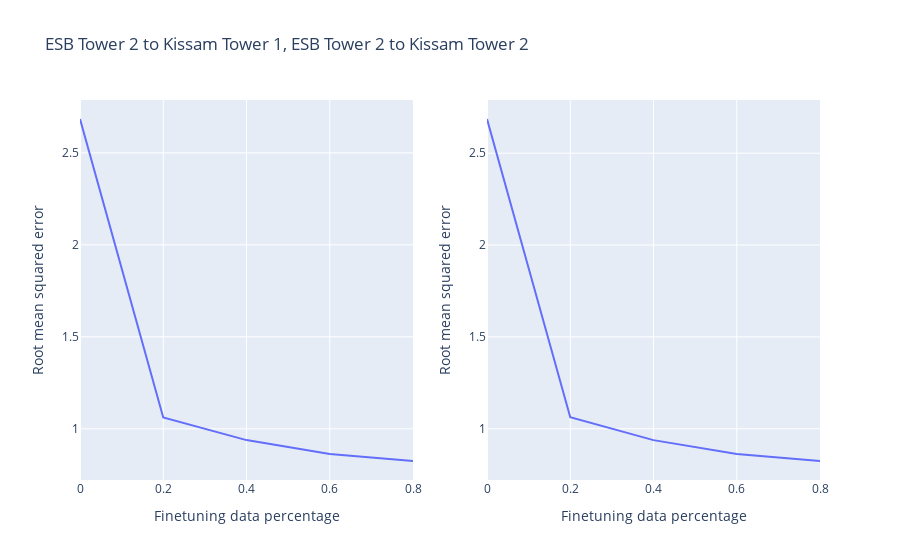

The notebook cell saved with this chart:
### Code cell
fig1 = px.line(pd.DataFrame({'Finetuning data percentage': ft_percents, 'Root mean squared error': rmse_esb2_kissam1}), x='Finetuning data percentage', y='Root mean squared error', title='Root mean squared errors')

fig2 = px.line(pd.DataFrame({'Finetuning data percentage': ft_percents, 'Root mean squared error': rmse_esb2_kissam2}), x='Finetuning data percentage', y='Root mean squared error', title='Root mean squared errors')

# Create subplots with 1 row and 2 columns
figfinal = make_subplots(rows=1, cols=2)

# Add the figures to the subplots
figfinal.add_trace(fig1.data[0], row=1, col=1)
figfinal.update_xaxes(title_text="Finetuning data percentage", row=1, col=1)
figfinal.update_yaxes(title_text="Root mean squared error", row=1, col=1)

figfinal.add_trace(fig2.data[0], row=1, col=2)
figfinal.update_xaxes(title_text="Finetuning data percentage", row=1, col=2)
figfinal.update_yaxes(title_text="Root mean squared error", row=1, col=2)

figfinal.update_layout(title_text="ESB Tower 2 to Kissam Tower 1, ESB Tower 2 to Kissam Tower 2", showlegend=False)

# Show the plot
figfinal.show()
figfinal.write_html(f"../plots/interbuilding_transfers/ESB2_to_Kissam1&2_gradient_summer.html")

### Figure 1 — Plotly figure (JSON) as saved in the notebook; plotly's stock layout.template omitted (floating-point values rounded to 4 significant figures)
{"data": [{"hovertemplate": "Finetuning data percentage=%{x}<br>Root mean squared error=%{y}<extra></extra>", "legendgroup": "", "line": {"color": "#636efa", "dash": "solid"}, "marker": {"symbol": "circle"}, "mode": "lines", "name": "", "orientation": "v", "showlegend": false, "type": "scatter", "x": [0, 0.2, 0.4, 0.6, 0.8], "xaxis": "x", "y": [2.684, 1.062, 0.9385, 0.8626, 0.825], "yaxis": "y"}, {"hovertemplate": "Finetuning data percentage=%{x}<br>Root mean squared error=%{y}<extra></extra>", "legendgroup": "", "line": {"color": "#636efa", "dash": "solid"}, "marker": {"symbol": "circle"}, "mode": "lines", "name": "", "orientation": "v", "showlegend": false, "type": "scatter", "x": [0, 0.2, 0.4, 0.6, 0.8], "xaxis": "x2", "y": [2.686, 1.063, 0.938, 0.8631, 0.8245], "yaxis": "y2"}], "layout": {"showlegend": false, "title": {"text": "ESB Tower 2 to Kissam Tower 1, ESB Tower 2 to Kissam Tower 2"}, "xaxis": {"anchor": "y", "domain": [0, 0.45], "title": {"text": "Finetuning data percentage"}}, "xaxis2": {"anchor": "y2", "domain": [0.55, 1], "title": {"text": "Finetuning data percentage"}}, "yaxis": {"anchor": "x", "domain": [0, 1], "title": {"text": "Root mean squared error"}}, "yaxis2": {"anchor": "x2", "domain": [0, 1], "title": {"text": "Root mean squared error"}}}}
